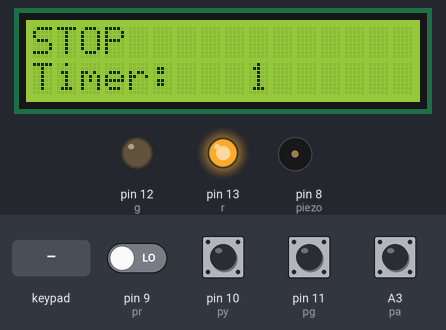
Simulated run of this sketch. Board: Arduino Uno, built with avr-gcc and run on an emulated ATmega328P. Shown: 16×2 character LCD, output pins drawn as LEDs (lit = HIGH), buzzer (waves = sounding). Inputs (shaded band) come from the test bench; at power-on: A3 (pa), pin 10 (py), pin 11 (pg) HIGH, pin 9 (pr) LOW.

Above: at 1.2 s.
1.3 s: key '*' pressed
At 5.9 s:
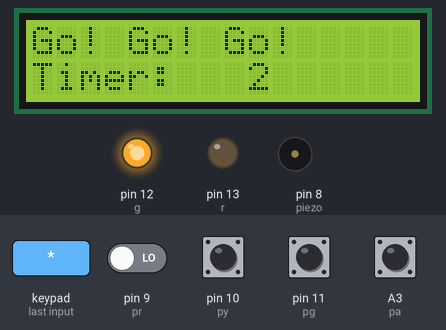
8.6 s: keypad keys 6 5 5 6 pressed 1.5 s apart
At 9.4 s:
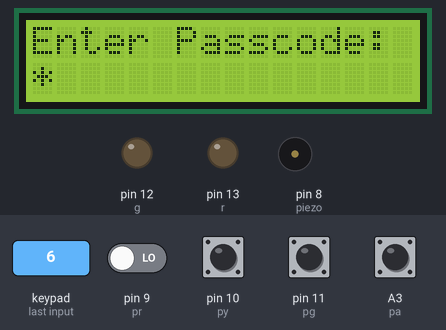
16.1 s: key 'R' pressed
30.0 s: key 'C' pressed
At 33.2 s:
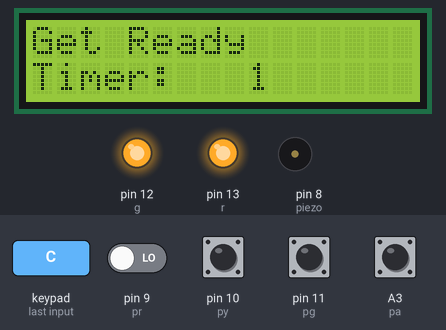
36.0 s: key 'Y' pressed
49.9 s: keypad keys 6 5 5 6 # pressed 1.5 s apart
At 51.8 s:
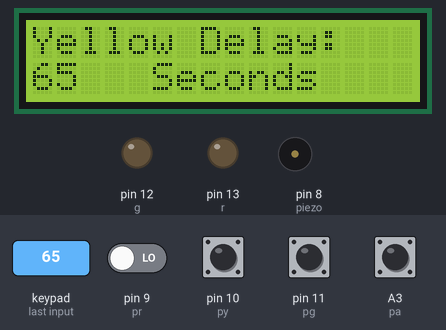
Timing chart, 0 to 53.3 s (numbered marks = the images above; inputs shaded):
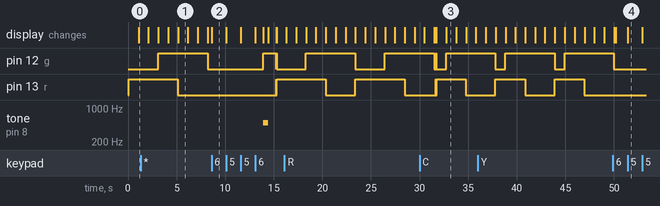

Measured:
- after the input at 1.3 s, pin 13 (r): goes on until 5.1 s, then stays LOW
- after the input at 8.6 s, pin 12 (g): LOW → HIGH after 5.3 s, → LOW 1.3 s later, → HIGH 0.01 s later, → LOW 0.06 s later; pin 13 (r): LOW → HIGH after 6.6 s, → LOW 0.01 s later, → HIGH 0.05 s later; tone on pin 8 (piezo): silent → 500 Hz after 5.3 s, → silent 0.50 s later; the display: changes at once (image 2)
- after the input at 30.0 s, pin 13 (r): LOW → HIGH after 1.7 s, → LOW 0.01 s later, → HIGH 0.06 s later, → LOW 3.0 s later; the display: first differs from a run without the input after 1.7 s (image 3 shows a later state)
- after the input at 49.9 s, the display: first differs from a run without the input after 0.27 s (image 4 shows a later state)
- what the display in image 1 shows lasts 1.0 s, from 5.2 s to 6.2 s

The sketch:

sketch_jul3a.ino
```cpp
#include <Keypad.h>
#include <LiquidCrystal_I2C.h>  // I2C LCD library

int dr = 2000; // delay time of red light
int dy = 1000; // delay time of yellow light
int dg = 2000; // delay time of green light
int i,t,p;
bool pass = false; // password mode
bool input = false; // input mode (edit delay)
bool testing = true;
LiquidCrystal_I2C lcd(0x27, 16, 2);
  // I2C address 0x27, 16x2 LCD

int r = 13, g = 12, pr = 9, py = 10, pg = 11, pa=A3;

const byte ROWS = 4;
const byte COLS = 4;
int piezo = 8;
char cKey;
String password = "6556";
String vstup = "";

char numPad[ROWS][COLS] = {
  {'1','2','3','R'},
  {'4','5','6','Y'},
  {'7','8','9','G'},
  {'*','0','#','C'}
};

byte rowPin[ROWS] = {7,6,5,4};
byte colPin[COLS] = {3,2,1,0};
Keypad cKeypad = Keypad(makeKeymap(numPad), rowPin, colPin, ROWS, COLS);

void setup() {
  pinMode(g, OUTPUT);
  pinMode(r, OUTPUT);
  pinMode(pr, INPUT);
  pinMode(py, INPUT);
  pinMode(pg, INPUT);
  pinMode(pa, INPUT);
  pinMode(piezo, OUTPUT);
  lcd.init();         // Initialize I2C LCD
  lcd.backlight();    // Turn on backlight
  lcd.setCursor(0, 0);
}

void loop() {
  cKey = cKeypad.getKey();

  switch (cKey) {
    case '*':
      lcd.clear();
      lcd.setCursor(0, 0);
      lcd.print("Enter Passcode:");
      lcd.setCursor(0, 1);
      vstup = "";
      pass = true;
      input = false;
      testing = true;
      break;

    case '0' ... '9':
      if (pass && !input) {
        if (vstup.length() < 4) {
          lcd.print("*");
          vstup += cKey;
        }
        if (vstup.length() == 4 && pass) {
          delay(800);
          if (password == vstup) {
            lcd.clear();
            lcd.print("Welcome: Delay");
            lcd.setCursor(0, 1);
            lcd.print("Editing Enabled");
            digitalWrite(r, LOW);
            digitalWrite(g, HIGH);
            tone(piezo, 500);
            delay(500);
            noTone(piezo);
            lcd.clear();
            pass = false;
            input = true;
          } else {
            lcd.clear();
            lcd.print("Wrong Passcode");
            digitalWrite(r, HIGH);
            digitalWrite(g, LOW);
            tone(piezo, 1000);
            delay(800);
            tone(piezo, 1000);
            delay(100);
            noTone(piezo);
            lcd.clear();
            lcd.print("Enter Passcode:");
            lcd.setCursor(0, 1);
          }
          delay(800);
          vstup = "";
          digitalWrite(r, LOW);
          digitalWrite(g, LOW);
        }
      }
      break;

    case 'R':
    case 'Y':
    case 'G':
      if (input && !pass) {
        lcd.clear();
        switch (cKey) {
          case 'R':
            lcd.print("Red Delay:");
            dr = getDelay();
            break;
          case 'Y':
            lcd.print("Yellow Delay:");
            dy = getDelay();
            break;
          case 'G':
            lcd.print("Green Delay:");
            dg = getDelay();
            break;
        }
        lcd.clear();
      }
      break;

    case '#':
      pass = false;
      input = false;
      testing = true;
      lcd.clear();
      break;
  }

  // Default traffic mode
  if (!pass) {
    int br = digitalRead(pr);
    int by = digitalRead(py);
    int bg = digitalRead(pg);
    int ba = digitalRead(pa);
    lcd.clear();

    if(ba == 0) {
      if (br == 1 && by == 0 && bg == 0) {
        lcd.print("STOP!");
        digitalWrite(r, HIGH);
        i=dr;
        timer();
        digitalWrite(r, LOW);
        digitalWrite(g, LOW);
      }
      else if (br == 0 && by == 1 && bg == 0) {
        lcd.print("Get Ready");
        digitalWrite(r, HIGH);
        digitalWrite(g, HIGH);
        i=dy;
        timer();
        digitalWrite(r, LOW);
        digitalWrite(g, LOW);
      }
      else if (br == 0 && by == 0 && bg == 1) {
        lcd.print("Go! Go! Go!");
        digitalWrite(r, LOW);
        digitalWrite(g, HIGH);
        i=dg;
        timer();
        digitalWrite(r, LOW);
        digitalWrite(g, LOW);
      }
      else {
        digitalWrite(r, LOW);
        digitalWrite(g, LOW);
      }
    }
    if(ba==1)
      testing = false;

    if(!testing) {
      for(p=1; p<4; p++) {
        switch(p) {
          case 1:
          digitalWrite(r, HIGH);
          lcd.clear();
          lcd.print("STOP");
          i=dr;
          timer();
          break;
          case 2:
          digitalWrite(r, HIGH);
          digitalWrite(g, HIGH);
          lcd.clear();
          lcd.print("Get Ready");
          i=dy;
          timer();
          break;
          case 3:
          digitalWrite(g, HIGH);
          lcd.clear();
          lcd.print("Go! Go! Go!");
          i=dg;
          timer();
          break;
        }
      }
    }
  }
}

long getDelay() {
  long value = 0;
  lcd.setCursor(5,1);
  lcd.print("Seconds");
  lcd.setCursor(0, 1);
  while (true) {
    char key = cKeypad.getKey();
    if (key >= '0' && key <= '9') {
      value = value * 10 + (key - '0');
      lcd.print(key);
    } else if (key == 'C') {
      break;
    }
  }

  return value * 1000;
}

void timer() {
  int seconds = i / 1000; // convert milliseconds to seconds
  for (int t = seconds; !cKey && t >= 0; t--) {
      lcd.setCursor(0, 1);
      lcd.print("Timer: ");
      lcd.setCursor(8, 1);
      if (t < 10) lcd.print(" "); // Clear previous digit
      lcd.print(t);
      delay(1000);
  }
  digitalWrite(r, LOW);
  digitalWrite(g, LOW);
}
```
